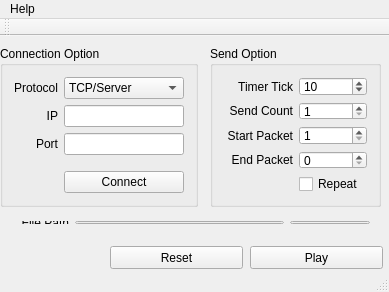
<?xml version="1.0" encoding="UTF-8"?>
<ui version="4.0">
 <class>MainWindow</class>
 <widget class="QMainWindow" name="MainWindow">
  <property name="geometry">
   <rect>
    <x>0</x>
    <y>0</y>
    <width>389</width>
    <height>292</height>
   </rect>
  </property>
  <property name="windowTitle">
   <string>PCAP Data Player</string>
  </property>
  <widget class="QWidget" name="centralWidget">
   <widget class="QGroupBox" name="groupBox">
    <property name="geometry">
     <rect>
      <x>0</x>
      <y>10</y>
      <width>198</width>
      <height>161</height>
     </rect>
    </property>
    <property name="title">
     <string>Connection Option</string>
    </property>
    <layout class="QGridLayout" name="gridLayout">
     <item row="0" column="0">
      <widget class="QLabel" name="label">
       <property name="text">
        <string>Protocol</string>
       </property>
       <property name="alignment">
        <set>Qt::AlignRight|Qt::AlignTrailing|Qt::AlignVCenter</set>
       </property>
      </widget>
     </item>
     <item row="1" column="0">
      <widget class="QLabel" name="label_2">
       <property name="text">
        <string>IP</string>
       </property>
       <property name="alignment">
        <set>Qt::AlignRight|Qt::AlignTrailing|Qt::AlignVCenter</set>
       </property>
      </widget>
     </item>
     <item row="0" column="1">
      <widget class="QComboBox" name="cmbConnectiontype">
       <item>
        <property name="text">
         <string>TCP/Server</string>
        </property>
       </item>
       <item>
        <property name="text">
         <string>TCP/Client</string>
        </property>
       </item>
       <item>
        <property name="text">
         <string>UDP</string>
        </property>
       </item>
      </widget>
     </item>
     <item row="2" column="0">
      <widget class="QLabel" name="label_3">
       <property name="text">
        <string>Port</string>
       </property>
       <property name="alignment">
        <set>Qt::AlignRight|Qt::AlignTrailing|Qt::AlignVCenter</set>
       </property>
      </widget>
     </item>
     <item row="2" column="1">
      <widget class="QLineEdit" name="txtPort">
       <property name="alignment">
        <set>Qt::AlignCenter</set>
       </property>
      </widget>
     </item>
     <item row="1" column="1">
      <widget class="QLineEdit" name="txtIp">
       <property name="alignment">
        <set>Qt::AlignCenter</set>
       </property>
      </widget>
     </item>
     <item row="3" column="1">
      <spacer name="verticalSpacer">
       <property name="orientation">
        <enum>Qt::Vertical</enum>
       </property>
       <property name="sizeHint" stdset="0">
        <size>
         <width>20</width>
         <height>40</height>
        </size>
       </property>
      </spacer>
     </item>
     <item row="4" column="1">
      <widget class="QPushButton" name="pushButton">
       <property name="text">
        <string>Connect</string>
       </property>
      </widget>
     </item>
    </layout>
   </widget>
   <widget class="QGroupBox" name="groupBox_2">
    <property name="geometry">
     <rect>
      <x>210</x>
      <y>10</y>
      <width>171</width>
      <height>161</height>
     </rect>
    </property>
    <property name="title">
     <string>Send Option</string>
    </property>
    <layout class="QGridLayout" name="gridLayout_2">
     <item row="2" column="1">
      <widget class="QSpinBox" name="txtStartPacket">
       <property name="minimum">
        <number>1</number>
       </property>
       <property name="maximum">
        <number>4000</number>
       </property>
      </widget>
     </item>
     <item row="3" column="1">
      <widget class="QSpinBox" name="txtEndPacket">
       <property name="minimum">
        <number>0</number>
       </property>
       <property name="maximum">
        <number>4000</number>
       </property>
       <property name="singleStep">
        <number>1</number>
       </property>
       <property name="value">
        <number>0</number>
       </property>
      </widget>
     </item>
     <item row="3" column="0">
      <widget class="QLabel" name="label_8">
       <property name="text">
        <string>End Packet</string>
       </property>
       <property name="alignment">
        <set>Qt::AlignRight|Qt::AlignTrailing|Qt::AlignVCenter</set>
       </property>
      </widget>
     </item>
     <item row="0" column="0">
      <widget class="QLabel" name="label_5">
       <property name="text">
        <string>Timer Tick</string>
       </property>
       <property name="alignment">
        <set>Qt::AlignRight|Qt::AlignTrailing|Qt::AlignVCenter</set>
       </property>
      </widget>
     </item>
     <item row="0" column="1">
      <widget class="QSpinBox" name="txtTimerSpeed">
       <property name="minimum">
        <number>1</number>
       </property>
       <property name="maximum">
        <number>40000</number>
       </property>
       <property name="value">
        <number>10</number>
       </property>
      </widget>
     </item>
     <item row="1" column="1">
      <widget class="QSpinBox" name="spinBox_2">
       <property name="minimum">
        <number>1</number>
       </property>
       <property name="maximum">
        <number>4000</number>
       </property>
      </widget>
     </item>
     <item row="1" column="0">
      <widget class="QLabel" name="label_6">
       <property name="text">
        <string>Send Count</string>
       </property>
       <property name="alignment">
        <set>Qt::AlignRight|Qt::AlignTrailing|Qt::AlignVCenter</set>
       </property>
      </widget>
     </item>
     <item row="2" column="0">
      <widget class="QLabel" name="label_7">
       <property name="text">
        <string>Start Packet</string>
       </property>
       <property name="alignment">
        <set>Qt::AlignRight|Qt::AlignTrailing|Qt::AlignVCenter</set>
       </property>
      </widget>
     </item>
     <item row="4" column="1">
      <widget class="QCheckBox" name="repeat">
       <property name="text">
        <string>Repeat</string>
       </property>
      </widget>
     </item>
    </layout>
   </widget>
   <widget class="QPushButton" name="btnPlay">
    <property name="geometry">
     <rect>
      <x>250</x>
      <y>210</y>
      <width>133</width>
      <height>23</height>
     </rect>
    </property>
    <property name="text">
     <string>Play</string>
    </property>
    <property name="checkable">
     <bool>true</bool>
    </property>
   </widget>
   <widget class="QWidget" name="layoutWidget">
    <property name="geometry">
     <rect>
      <x>10</x>
      <y>174</y>
      <width>371</width>
      <height>25</height>
     </rect>
    </property>
    <layout class="QHBoxLayout" name="horizontalLayout">
     <item>
      <widget class="QLabel" name="label_4">
       <property name="text">
        <string>File Path</string>
       </property>
       <property name="alignment">
        <set>Qt::AlignRight|Qt::AlignTrailing|Qt::AlignVCenter</set>
       </property>
      </widget>
     </item>
     <item>
      <widget class="QLineEdit" name="txtFilePath">
       <property name="alignment">
        <set>Qt::AlignCenter</set>
       </property>
      </widget>
     </item>
     <item>
      <widget class="QPushButton" name="btnFilePath">
       <property name="text">
        <string>...</string>
       </property>
      </widget>
     </item>
    </layout>
   </widget>
   <widget class="QPushButton" name="btnReset">
    <property name="geometry">
     <rect>
      <x>110</x>
      <y>210</y>
      <width>133</width>
      <height>23</height>
     </rect>
    </property>
    <property name="text">
     <string>Reset</string>
    </property>
    <property name="checkable">
     <bool>false</bool>
    </property>
   </widget>
  </widget>
  <widget class="QToolBar" name="toolBar">
   <property name="windowTitle">
    <string>toolBar</string>
   </property>
   <attribute name="toolBarArea">
    <enum>TopToolBarArea</enum>
   </attribute>
   <attribute name="toolBarBreak">
    <bool>false</bool>
   </attribute>
  </widget>
  <widget class="QStatusBar" name="statusBar"/>
  <widget class="QMenuBar" name="menuBar">
   <property name="geometry">
    <rect>
     <x>0</x>
     <y>0</y>
     <width>389</width>
     <height>21</height>
    </rect>
   </property>
   <widget class="QMenu" name="menuHelp">
    <property name="title">
     <string>Help</string>
    </property>
    <addaction name="actionAbout"/>
   </widget>
   <addaction name="menuHelp"/>
  </widget>
  <action name="actionAbout">
   <property name="text">
    <string>About</string>
   </property>
  </action>
 </widget>
 <layoutdefault spacing="6" margin="11"/>
 <resources/>
 <connections/>
</ui>
